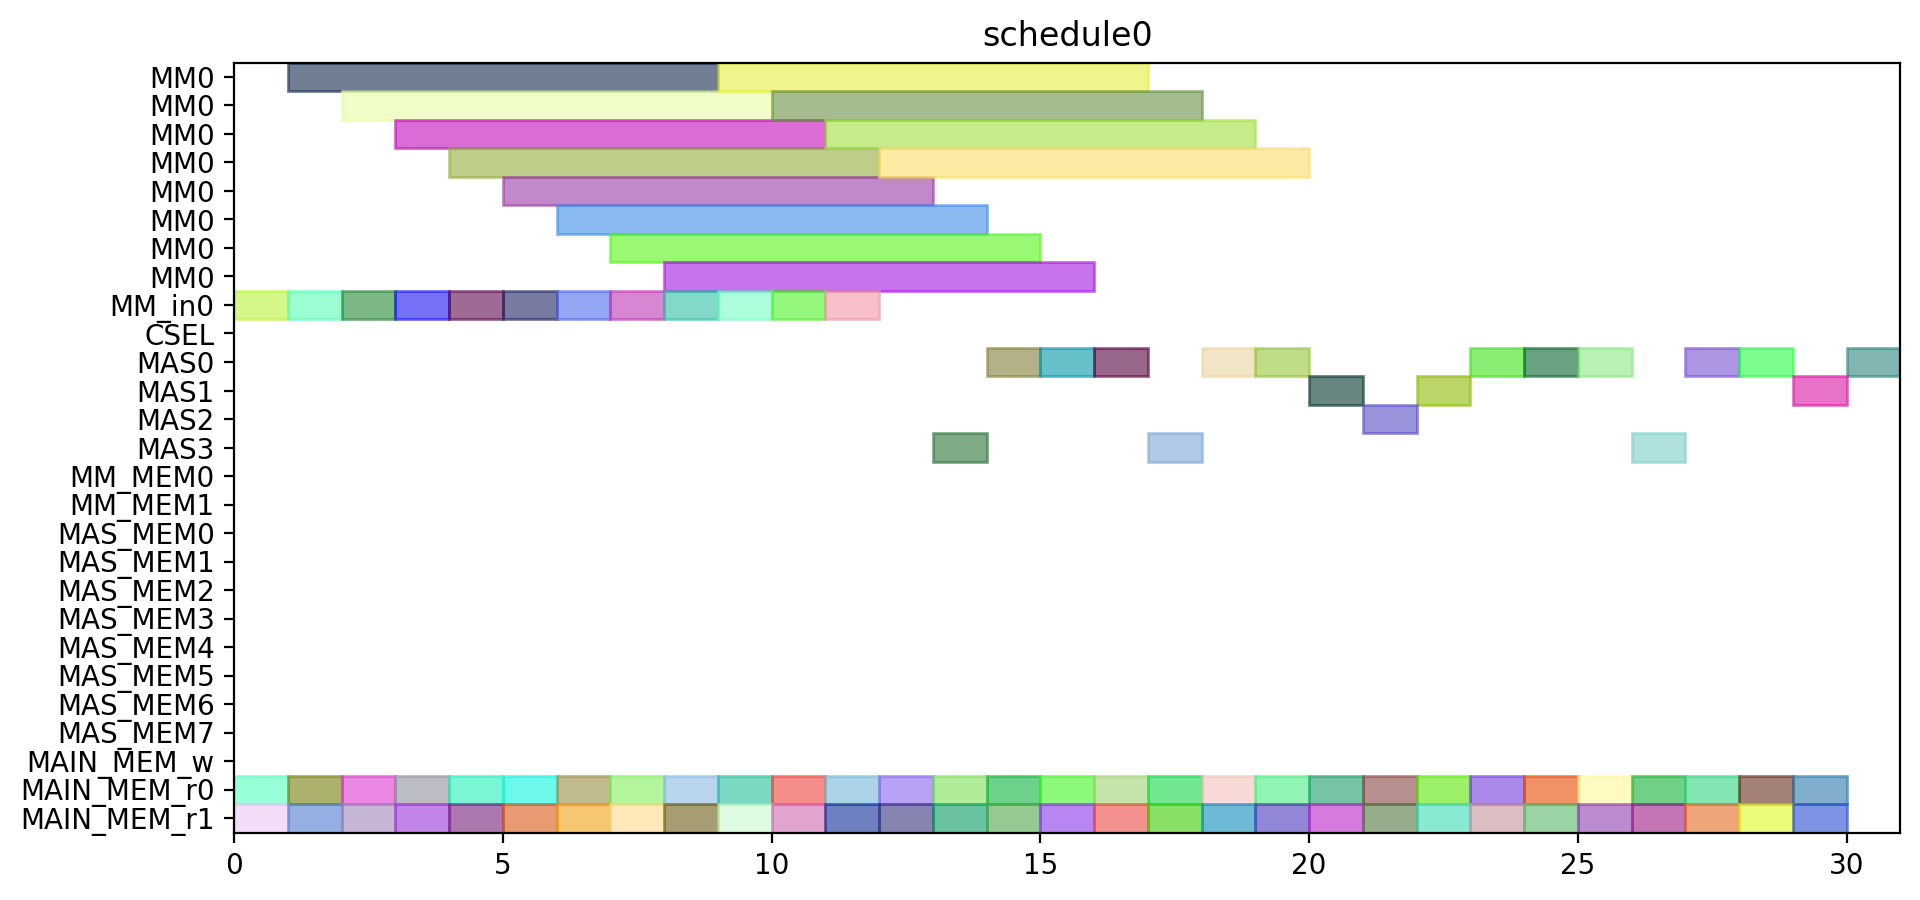

This chart was generated by the following Python code:
from pyschedule import Scenario, solvers, plotters, alt


def solve():
	horizon = 120
	S = Scenario("schedule0", horizon=horizon)

	# resource
	MM = S.Resources('MM', num=1, size=8)
	MM_in = S.Resources('MM_in', num=1)
	CSEL = S.Resource('CSEL')
	MAS = S.Resources('MAS', num=4, size=1, periods=range(1, horizon))
	MM_MEM = S.Resources('MM_MEM', num=2)
	MAS_MEM = S.Resources('MAS_MEM', num=8)
	MAIN_MEM_w = S.Resource('MAIN_MEM_w', size=1)
	MAIN_MEM_r = S.Resources('MAIN_MEM_r', num=2)

	# result of previous scheduling

	# new tasks
	T1_t0 = S.Task('T1_t0', length=1, delay_cost=1)
	T1_t0 += alt(MAS)
	T1_t0_mem0 = S.Task('T1_t0_mem0', length=1, delay_cost=1)
	T1_t0_mem0 += MAIN_MEM_r[0]
	S += T1_t0_mem0 <= T1_t0

	T1_t0_mem1 = S.Task('T1_t0_mem1', length=1, delay_cost=1)
	T1_t0_mem1 += MAIN_MEM_r[1]
	S += T1_t0_mem1 <= T1_t0

	T1_t1 = S.Task('T1_t1', length=1, delay_cost=1)
	T1_t1 += alt(MAS)
	T1_t1_mem0 = S.Task('T1_t1_mem0', length=1, delay_cost=1)
	T1_t1_mem0 += MAIN_MEM_r[0]
	S += T1_t1_mem0 <= T1_t1

	T1_t1_mem1 = S.Task('T1_t1_mem1', length=1, delay_cost=1)
	T1_t1_mem1 += MAIN_MEM_r[1]
	S += T1_t1_mem1 <= T1_t1

	T1_t3 = S.Task('T1_t3', length=8, delay_cost=1)
	T1_t3 += alt(MM)
	T1_t3_in = S.Task('T1_t3_in', length=1, delay_cost=1)
	T1_t3_in += alt(MM_in)
	S += T1_t3_in*MM_in[0]<=T1_t3*MM[0]
	T1_t3_mem0 = S.Task('T1_t3_mem0', length=1, delay_cost=1)
	T1_t3_mem0 += MAIN_MEM_r[0]
	S += T1_t3_mem0 <= T1_t3

	T1_t3_mem1 = S.Task('T1_t3_mem1', length=1, delay_cost=1)
	T1_t3_mem1 += MAIN_MEM_r[1]
	S += T1_t3_mem1 <= T1_t3

	T2_t0 = S.Task('T2_t0', length=8, delay_cost=1)
	T2_t0 += alt(MM)
	T2_t0_in = S.Task('T2_t0_in', length=1, delay_cost=1)
	T2_t0_in += alt(MM_in)
	S += T2_t0_in*MM_in[0]<=T2_t0*MM[0]
	T2_t0_mem0 = S.Task('T2_t0_mem0', length=1, delay_cost=1)
	T2_t0_mem0 += MAIN_MEM_r[0]
	S += T2_t0_mem0 <= T2_t0

	T2_t0_mem1 = S.Task('T2_t0_mem1', length=1, delay_cost=1)
	T2_t0_mem1 += MAIN_MEM_r[1]
	S += T2_t0_mem1 <= T2_t0

	T2_t1 = S.Task('T2_t1', length=8, delay_cost=1)
	T2_t1 += alt(MM)
	T2_t1_in = S.Task('T2_t1_in', length=1, delay_cost=1)
	T2_t1_in += alt(MM_in)
	S += T2_t1_in*MM_in[0]<=T2_t1*MM[0]
	T2_t1_mem0 = S.Task('T2_t1_mem0', length=1, delay_cost=1)
	T2_t1_mem0 += MAIN_MEM_r[0]
	S += T2_t1_mem0 <= T2_t1

	T2_t1_mem1 = S.Task('T2_t1_mem1', length=1, delay_cost=1)
	T2_t1_mem1 += MAIN_MEM_r[1]
	S += T2_t1_mem1 <= T2_t1

	T2_t2 = S.Task('T2_t2', length=1, delay_cost=1)
	T2_t2 += alt(MAS)
	T2_t2_mem0 = S.Task('T2_t2_mem0', length=1, delay_cost=1)
	T2_t2_mem0 += MAIN_MEM_r[0]
	S += T2_t2_mem0 <= T2_t2

	T2_t2_mem1 = S.Task('T2_t2_mem1', length=1, delay_cost=1)
	T2_t2_mem1 += MAIN_MEM_r[1]
	S += T2_t2_mem1 <= T2_t2

	T2_t3 = S.Task('T2_t3', length=1, delay_cost=1)
	T2_t3 += alt(MAS)
	T2_t3_mem0 = S.Task('T2_t3_mem0', length=1, delay_cost=1)
	T2_t3_mem0 += MAIN_MEM_r[0]
	S += T2_t3_mem0 <= T2_t3

	T2_t3_mem1 = S.Task('T2_t3_mem1', length=1, delay_cost=1)
	T2_t3_mem1 += MAIN_MEM_r[1]
	S += T2_t3_mem1 <= T2_t3

	T3_t0 = S.Task('T3_t0', length=8, delay_cost=1)
	T3_t0 += alt(MM)
	T3_t0_in = S.Task('T3_t0_in', length=1, delay_cost=1)
	T3_t0_in += alt(MM_in)
	S += T3_t0_in*MM_in[0]<=T3_t0*MM[0]
	T3_t0_mem0 = S.Task('T3_t0_mem0', length=1, delay_cost=1)
	T3_t0_mem0 += MAIN_MEM_r[0]
	S += T3_t0_mem0 <= T3_t0

	T3_t0_mem1 = S.Task('T3_t0_mem1', length=1, delay_cost=1)
	T3_t0_mem1 += MAIN_MEM_r[1]
	S += T3_t0_mem1 <= T3_t0

	T3_t1 = S.Task('T3_t1', length=8, delay_cost=1)
	T3_t1 += alt(MM)
	T3_t1_in = S.Task('T3_t1_in', length=1, delay_cost=1)
	T3_t1_in += alt(MM_in)
	S += T3_t1_in*MM_in[0]<=T3_t1*MM[0]
	T3_t1_mem0 = S.Task('T3_t1_mem0', length=1, delay_cost=1)
	T3_t1_mem0 += MAIN_MEM_r[0]
	S += T3_t1_mem0 <= T3_t1

	T3_t1_mem1 = S.Task('T3_t1_mem1', length=1, delay_cost=1)
	T3_t1_mem1 += MAIN_MEM_r[1]
	S += T3_t1_mem1 <= T3_t1

	T3_t2 = S.Task('T3_t2', length=1, delay_cost=1)
	T3_t2 += alt(MAS)
	T3_t2_mem0 = S.Task('T3_t2_mem0', length=1, delay_cost=1)
	T3_t2_mem0 += MAIN_MEM_r[0]
	S += T3_t2_mem0 <= T3_t2

	T3_t2_mem1 = S.Task('T3_t2_mem1', length=1, delay_cost=1)
	T3_t2_mem1 += MAIN_MEM_r[1]
	S += T3_t2_mem1 <= T3_t2

	T3_t3 = S.Task('T3_t3', length=1, delay_cost=1)
	T3_t3 += alt(MAS)
	T3_t3_mem0 = S.Task('T3_t3_mem0', length=1, delay_cost=1)
	T3_t3_mem0 += MAIN_MEM_r[0]
	S += T3_t3_mem0 <= T3_t3

	T3_t3_mem1 = S.Task('T3_t3_mem1', length=1, delay_cost=1)
	T3_t3_mem1 += MAIN_MEM_r[1]
	S += T3_t3_mem1 <= T3_t3

	T4_t0 = S.Task('T4_t0', length=8, delay_cost=1)
	T4_t0 += alt(MM)
	T4_t0_in = S.Task('T4_t0_in', length=1, delay_cost=1)
	T4_t0_in += alt(MM_in)
	S += T4_t0_in*MM_in[0]<=T4_t0*MM[0]
	T4_t0_mem0 = S.Task('T4_t0_mem0', length=1, delay_cost=1)
	T4_t0_mem0 += MAIN_MEM_r[0]
	S += T4_t0_mem0 <= T4_t0

	T4_t0_mem1 = S.Task('T4_t0_mem1', length=1, delay_cost=1)
	T4_t0_mem1 += MAIN_MEM_r[1]
	S += T4_t0_mem1 <= T4_t0

	T4_t1 = S.Task('T4_t1', length=8, delay_cost=1)
	T4_t1 += alt(MM)
	T4_t1_in = S.Task('T4_t1_in', length=1, delay_cost=1)
	T4_t1_in += alt(MM_in)
	S += T4_t1_in*MM_in[0]<=T4_t1*MM[0]
	T4_t1_mem0 = S.Task('T4_t1_mem0', length=1, delay_cost=1)
	T4_t1_mem0 += MAIN_MEM_r[0]
	S += T4_t1_mem0 <= T4_t1

	T4_t1_mem1 = S.Task('T4_t1_mem1', length=1, delay_cost=1)
	T4_t1_mem1 += MAIN_MEM_r[1]
	S += T4_t1_mem1 <= T4_t1

	T4_t2 = S.Task('T4_t2', length=1, delay_cost=1)
	T4_t2 += alt(MAS)
	T4_t2_mem0 = S.Task('T4_t2_mem0', length=1, delay_cost=1)
	T4_t2_mem0 += MAIN_MEM_r[0]
	S += T4_t2_mem0 <= T4_t2

	T4_t2_mem1 = S.Task('T4_t2_mem1', length=1, delay_cost=1)
	T4_t2_mem1 += MAIN_MEM_r[1]
	S += T4_t2_mem1 <= T4_t2

	T4_t3 = S.Task('T4_t3', length=1, delay_cost=1)
	T4_t3 += alt(MAS)
	T4_t3_mem0 = S.Task('T4_t3_mem0', length=1, delay_cost=1)
	T4_t3_mem0 += MAIN_MEM_r[0]
	S += T4_t3_mem0 <= T4_t3

	T4_t3_mem1 = S.Task('T4_t3_mem1', length=1, delay_cost=1)
	T4_t3_mem1 += MAIN_MEM_r[1]
	S += T4_t3_mem1 <= T4_t3

	T5_t0 = S.Task('T5_t0', length=1, delay_cost=1)
	T5_t0 += alt(MAS)
	T5_t0_mem0 = S.Task('T5_t0_mem0', length=1, delay_cost=1)
	T5_t0_mem0 += MAIN_MEM_r[0]
	S += T5_t0_mem0 <= T5_t0

	T5_t0_mem1 = S.Task('T5_t0_mem1', length=1, delay_cost=1)
	T5_t0_mem1 += MAIN_MEM_r[1]
	S += T5_t0_mem1 <= T5_t0

	T5_t1 = S.Task('T5_t1', length=1, delay_cost=1)
	T5_t1 += alt(MAS)
	T5_t1_mem0 = S.Task('T5_t1_mem0', length=1, delay_cost=1)
	T5_t1_mem0 += MAIN_MEM_r[0]
	S += T5_t1_mem0 <= T5_t1

	T5_t1_mem1 = S.Task('T5_t1_mem1', length=1, delay_cost=1)
	T5_t1_mem1 += MAIN_MEM_r[1]
	S += T5_t1_mem1 <= T5_t1

	T5_t3 = S.Task('T5_t3', length=8, delay_cost=1)
	T5_t3 += alt(MM)
	T5_t3_in = S.Task('T5_t3_in', length=1, delay_cost=1)
	T5_t3_in += alt(MM_in)
	S += T5_t3_in*MM_in[0]<=T5_t3*MM[0]
	T5_t3_mem0 = S.Task('T5_t3_mem0', length=1, delay_cost=1)
	T5_t3_mem0 += MAIN_MEM_r[0]
	S += T5_t3_mem0 <= T5_t3

	T5_t3_mem1 = S.Task('T5_t3_mem1', length=1, delay_cost=1)
	T5_t3_mem1 += MAIN_MEM_r[1]
	S += T5_t3_mem1 <= T5_t3

	T6_t0 = S.Task('T6_t0', length=8, delay_cost=1)
	T6_t0 += alt(MM)
	T6_t0_in = S.Task('T6_t0_in', length=1, delay_cost=1)
	T6_t0_in += alt(MM_in)
	S += T6_t0_in*MM_in[0]<=T6_t0*MM[0]
	T6_t0_mem0 = S.Task('T6_t0_mem0', length=1, delay_cost=1)
	T6_t0_mem0 += MAIN_MEM_r[0]
	S += T6_t0_mem0 <= T6_t0

	T6_t0_mem1 = S.Task('T6_t0_mem1', length=1, delay_cost=1)
	T6_t0_mem1 += MAIN_MEM_r[1]
	S += T6_t0_mem1 <= T6_t0

	T6_t1 = S.Task('T6_t1', length=8, delay_cost=1)
	T6_t1 += alt(MM)
	T6_t1_in = S.Task('T6_t1_in', length=1, delay_cost=1)
	T6_t1_in += alt(MM_in)
	S += T6_t1_in*MM_in[0]<=T6_t1*MM[0]
	T6_t1_mem0 = S.Task('T6_t1_mem0', length=1, delay_cost=1)
	T6_t1_mem0 += MAIN_MEM_r[0]
	S += T6_t1_mem0 <= T6_t1

	T6_t1_mem1 = S.Task('T6_t1_mem1', length=1, delay_cost=1)
	T6_t1_mem1 += MAIN_MEM_r[1]
	S += T6_t1_mem1 <= T6_t1

	T6_t2 = S.Task('T6_t2', length=1, delay_cost=1)
	T6_t2 += alt(MAS)
	T6_t2_mem0 = S.Task('T6_t2_mem0', length=1, delay_cost=1)
	T6_t2_mem0 += MAIN_MEM_r[0]
	S += T6_t2_mem0 <= T6_t2

	T6_t2_mem1 = S.Task('T6_t2_mem1', length=1, delay_cost=1)
	T6_t2_mem1 += MAIN_MEM_r[1]
	S += T6_t2_mem1 <= T6_t2

	T6_t3 = S.Task('T6_t3', length=1, delay_cost=1)
	T6_t3 += alt(MAS)
	T6_t3_mem0 = S.Task('T6_t3_mem0', length=1, delay_cost=1)
	T6_t3_mem0 += MAIN_MEM_r[0]
	S += T6_t3_mem0 <= T6_t3

	T6_t3_mem1 = S.Task('T6_t3_mem1', length=1, delay_cost=1)
	T6_t3_mem1 += MAIN_MEM_r[1]
	S += T6_t3_mem1 <= T6_t3

	T7_t0 = S.Task('T7_t0', length=8, delay_cost=1)
	T7_t0 += alt(MM)
	T7_t0_in = S.Task('T7_t0_in', length=1, delay_cost=1)
	T7_t0_in += alt(MM_in)
	S += T7_t0_in*MM_in[0]<=T7_t0*MM[0]
	T7_t0_mem0 = S.Task('T7_t0_mem0', length=1, delay_cost=1)
	T7_t0_mem0 += MAIN_MEM_r[0]
	S += T7_t0_mem0 <= T7_t0

	T7_t0_mem1 = S.Task('T7_t0_mem1', length=1, delay_cost=1)
	T7_t0_mem1 += MAIN_MEM_r[1]
	S += T7_t0_mem1 <= T7_t0

	T7_t1 = S.Task('T7_t1', length=8, delay_cost=1)
	T7_t1 += alt(MM)
	T7_t1_in = S.Task('T7_t1_in', length=1, delay_cost=1)
	T7_t1_in += alt(MM_in)
	S += T7_t1_in*MM_in[0]<=T7_t1*MM[0]
	T7_t1_mem0 = S.Task('T7_t1_mem0', length=1, delay_cost=1)
	T7_t1_mem0 += MAIN_MEM_r[0]
	S += T7_t1_mem0 <= T7_t1

	T7_t1_mem1 = S.Task('T7_t1_mem1', length=1, delay_cost=1)
	T7_t1_mem1 += MAIN_MEM_r[1]
	S += T7_t1_mem1 <= T7_t1

	T7_t2 = S.Task('T7_t2', length=1, delay_cost=1)
	T7_t2 += alt(MAS)
	T7_t2_mem0 = S.Task('T7_t2_mem0', length=1, delay_cost=1)
	T7_t2_mem0 += MAIN_MEM_r[0]
	S += T7_t2_mem0 <= T7_t2

	T7_t2_mem1 = S.Task('T7_t2_mem1', length=1, delay_cost=1)
	T7_t2_mem1 += MAIN_MEM_r[1]
	S += T7_t2_mem1 <= T7_t2

	T7_t3 = S.Task('T7_t3', length=1, delay_cost=1)
	T7_t3 += alt(MAS)
	T7_t3_mem0 = S.Task('T7_t3_mem0', length=1, delay_cost=1)
	T7_t3_mem0 += MAIN_MEM_r[0]
	S += T7_t3_mem0 <= T7_t3

	T7_t3_mem1 = S.Task('T7_t3_mem1', length=1, delay_cost=1)
	T7_t3_mem1 += MAIN_MEM_r[1]
	S += T7_t3_mem1 <= T7_t3

	T8_t2 = S.Task('T8_t2', length=1, delay_cost=1)
	T8_t2 += alt(MAS)
	T8_t2_mem0 = S.Task('T8_t2_mem0', length=1, delay_cost=1)
	T8_t2_mem0 += MAIN_MEM_r[0]
	S += T8_t2_mem0 <= T8_t2

	T8_t2_mem1 = S.Task('T8_t2_mem1', length=1, delay_cost=1)
	T8_t2_mem1 += MAIN_MEM_r[1]
	S += T8_t2_mem1 <= T8_t2

	T9_t2 = S.Task('T9_t2', length=1, delay_cost=1)
	T9_t2 += alt(MAS)
	T9_t2_mem0 = S.Task('T9_t2_mem0', length=1, delay_cost=1)
	T9_t2_mem0 += MAIN_MEM_r[0]
	S += T9_t2_mem0 <= T9_t2

	T9_t2_mem1 = S.Task('T9_t2_mem1', length=1, delay_cost=1)
	T9_t2_mem1 += MAIN_MEM_r[1]
	S += T9_t2_mem1 <= T9_t2

	T10_t2 = S.Task('T10_t2', length=1, delay_cost=1)
	T10_t2 += alt(MAS)
	T10_t2_mem0 = S.Task('T10_t2_mem0', length=1, delay_cost=1)
	T10_t2_mem0 += MAIN_MEM_r[0]
	S += T10_t2_mem0 <= T10_t2

	T10_t2_mem1 = S.Task('T10_t2_mem1', length=1, delay_cost=1)
	T10_t2_mem1 += MAIN_MEM_r[1]
	S += T10_t2_mem1 <= T10_t2

	T11_t2 = S.Task('T11_t2', length=1, delay_cost=1)
	T11_t2 += alt(MAS)
	T11_t2_mem0 = S.Task('T11_t2_mem0', length=1, delay_cost=1)
	T11_t2_mem0 += MAIN_MEM_r[0]
	S += T11_t2_mem0 <= T11_t2

	T11_t2_mem1 = S.Task('T11_t2_mem1', length=1, delay_cost=1)
	T11_t2_mem1 += MAIN_MEM_r[1]
	S += T11_t2_mem1 <= T11_t2

	solvers.mip.solve(S,msg=1,kind='CPLEX',ratio_gap=1.01)

	solution = [['hoge']*len(S.solution()[1]) for i in range(len(S.solution()))]
	for i in range(len(S.solution())):
		for j in range(len(S.solution()[i])):
			solution[i][j]=str(S.solution()[i][j])
	print(solution)

	cycles = int(solution[-1][3])

	pic_file_name = "/home/mfukuda/ABE/multiRAM_multiMAS_16mux/scheduling_result/stage8MM1_stage1MAS4/EP2_LADDERMUL/schedule0.png"
	if(S.solution() != []):
		plotters.matplotlib.plot(S,img_filename=pic_file_name, show_task_labels=False, fig_size=(cycles*0.25+3, 5))

	return solution
